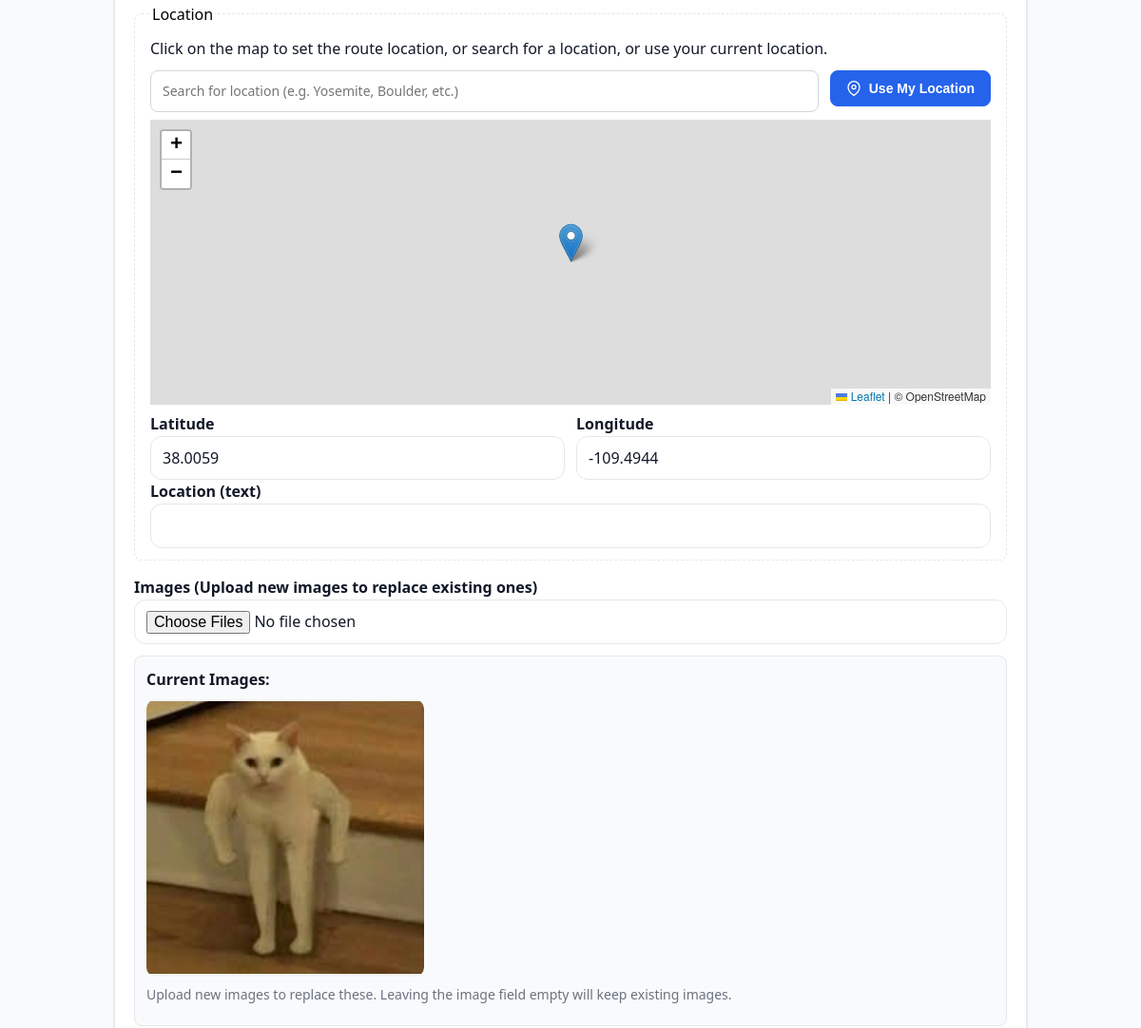
Before: /routes/3/edit/ (signed in, middle part) with the older database file.
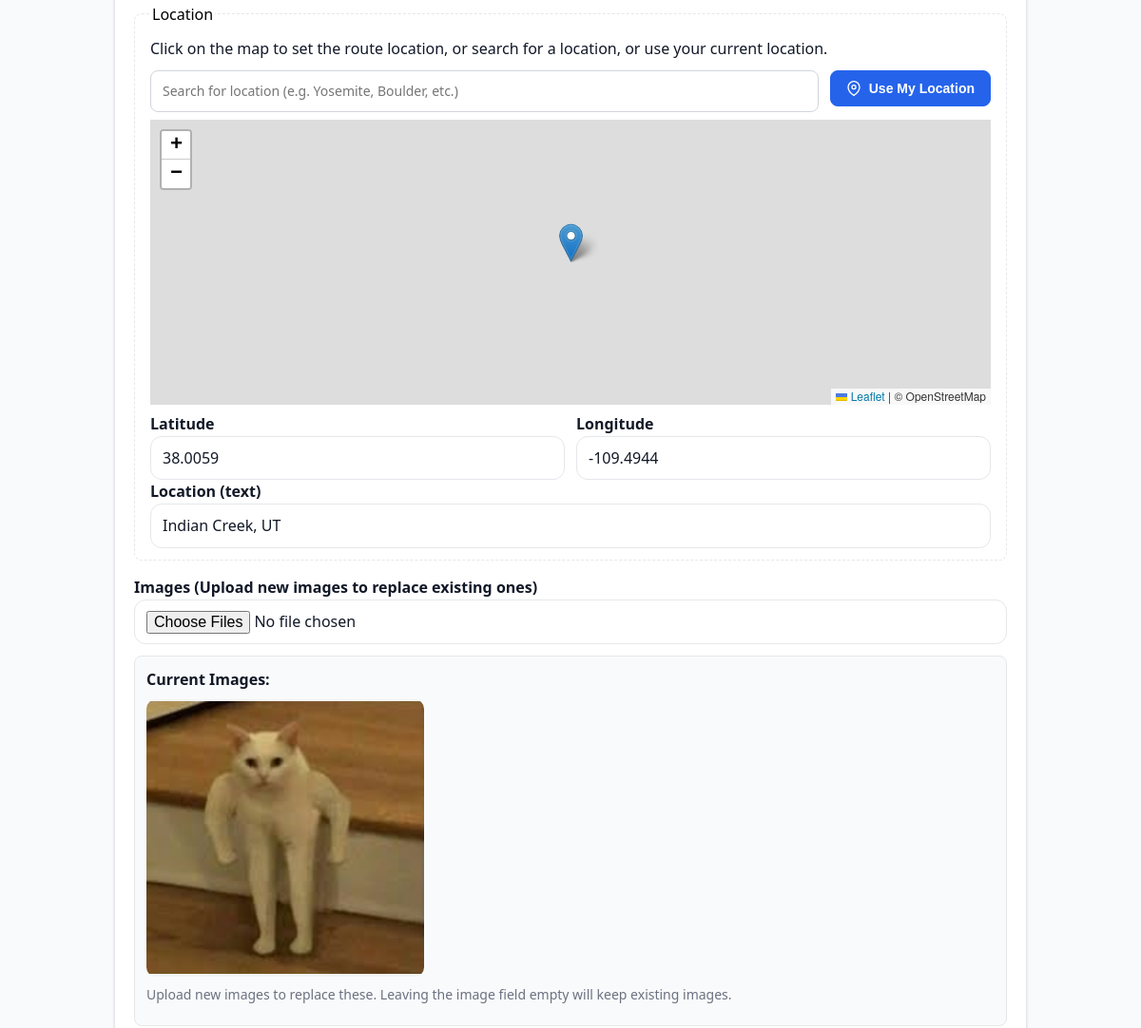
After: the same page with the newer database file.
### routes/models.py (models this page shows, shortened)
class Route(models.Model):
    author = models.ForeignKey(
        settings.AUTH_USER_MODEL, on_delete=models.CASCADE, related_name="routes"
    )
    title = models.CharField(max_length=150)
    description = models.TextField(blank=True)
    difficulty = models.PositiveSmallIntegerField(
        validators=[MinValueValidator(1), MaxValueValidator(10)]
    )
    latitude = models.FloatField(blank=True, null=True)
    longitude = models.FloatField(blank=True, null=True)
    location_name = models.CharField(
        max_length=200, blank=True, help_text="e.g., Red River Gorge, KY"
    )
    picture = models.ImageField(upload_to="routes/pictures/", blank=True, null=True)
    video_url = models.URLField(
        blank=True,
        help_text="YouTube URL (e.g., https://www.youtube.com/watch?v=VIDEO_ID)",
        validators=[URLValidator()],
    )
    created_at = models.DateTimeField(auto_now_add=True)
    class Meta:
        ordering = [Lower("title"), "id"]

### routes/views.py (the view)
# urls.py: path("<int:pk>/edit/", views.route_edit, name="edit"),
@login_required
def route_edit(request, pk: int):
    route = get_object_or_404(
        Route.objects.select_related("author").prefetch_related("images"),
        pk=pk
    )
    if not (request.user.is_staff or request.user.is_superuser or route.author == request.user):
        messages.error(request, "You can only modify routes you created.")
        return redirect("routes:detail", pk=route.pk)
    if request.method == "POST":
        form = RouteForm(request.POST, request.FILES, instance=route, user=request.user, is_edit=True)  # Add is_edit=True
        if form.is_valid():
            files = form.cleaned_data.get("images") or []
            route = form.save(commit=True)
            if files:
                route.images.all().delete()
                user_slug = _slugify_simple(request.user.username or "user")
                title_slug = _slugify_simple(route.title or "route")
                for idx, f in enumerate(files, start=1):
                    ext = _normalized_ext(getattr(f, "name", "") or "")
                    new_name = f"{user_slug}_{title_slug}_{idx}{ext}"
                    f.name = new_name
                    RouteImage.objects.create(route=route, image=f, order=idx)
            messages.success(request, "Route updated successfully!")
            return redirect("routes:detail", pk=route.pk)
    else:
        form = RouteForm(instance=route, user=request.user, is_edit=True)  # Add is_edit=True
    user_location = None
    if hasattr(request.user, 'profile') and request.user.profile.latitude and request.user.profile.longitude:
        user_location = {
            'latitude': float(request.user.profile.latitude),
            'longitude': float(request.user.profile.longitude)
        }
    context = {
        "form": form,
        "user_location": user_location,
        "route": route,
        "is_edit": True
    }
    return render(request, "routes/route_form.html", context)

### templates/routes/route_form.html (shortened to what this page needs)
{% extends 'base.html' %}
{% load static %}
{% block content %}
<form method="post" enctype="multipart/form-data" class="card" novalidate>
  <fieldset class="form-fieldset">
    <legend>Location</legend>
    <p>Click on the map to set the route location, or search for a location, or use your current location.</p>
    <div class="location-controls">
      <div class="search-container">
        <input type="text" id="location-search" placeholder="Search for location (e.g. Yosemite, Boulder, etc.)" />
      </div>
      <button type="button" id="use-my-location" class="btn btn-location">
        <svg width="16" height="16" viewBox="0 0 24 24" fill="none" stroke="currentColor" stroke-width="2">
          <path d="M21 10c0 7-9 13-9 13s-9-6-9-13a9 9 0 0 1 18 0z"></path>
          <circle cx="12" cy="10" r="3"></circle>
        </svg>
        Use My Location
      </button>
    </div>
    <div id="map" style="height: 300px; margin: 0.5rem 0;"></div>
    <div class="row">
      <div class="col">
        <label for="id_latitude">Latitude</label>
        {{ form.latitude }}
      </div>
      <div class="col">
        <label for="id_longitude">Longitude</label>
        {{ form.longitude }}
      </div>
    </div>
    <label for="id_location_name">Location (text)</label>
    {{ form.location_name }}
  </fieldset>
<div class="form-row">
    <label for="id_images">
      Images
      {% if is_edit %}
        (Upload new images to replace existing ones)
      {% else %}
        (Please upload between 1 to 9 images)
      {% endif %}
    </label>
    {{ form.images }}
    {% if is_edit and route.images.all %}
      <div class="existing-images" style="margin-top: 12px;">
        <p style="font-weight: 600; margin-bottom: 8px;">Current Images:</p>
        <div class="routes-grid" style="gap: 8px;">
          {% for img in route.images.all %}
            <div class="img-cell" style="position: relative;">
              <img src="{{ img.image.url }}" alt="{{ img.alt_text }}">
            </div>
          {% endfor %}
        </div>
        <p style="margin-top: 8px; color: #6b7280; font-size: 14px;">
          Upload new images to replace these. Leaving the image field empty will keep existing images.
        </p>
      </div>
    {% endif %}
  </div>
</form>
<link rel="stylesheet" href="https://unpkg.com/leaflet@1.9.4/dist/leaflet.css">
{% endblock %}

Changed rows visible on the page:
changed Route: location_name (not shown) → "Indian Creek, UT"
